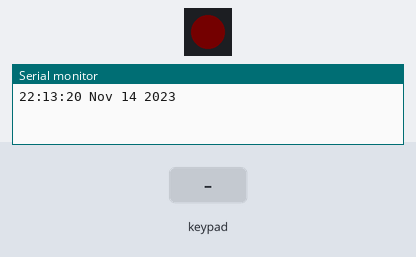
The sketch below on a simulated ESP32. Shown: 1 RGB LEDs in strip order, left to right, the last lines printed to the serial monitor. The inputs (shaded band) are chosen by the test bench. Dim RGB values are drawn brighter than linear; random numbers use the default seed unless the sketch sets one.

Above: at 1.6 s.
1.7 s: key '1' pressed
At 3.7 s:
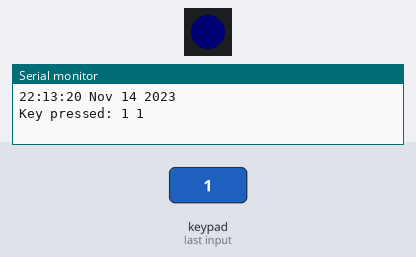
4.7 s: key '2' pressed
At 4.85 s:
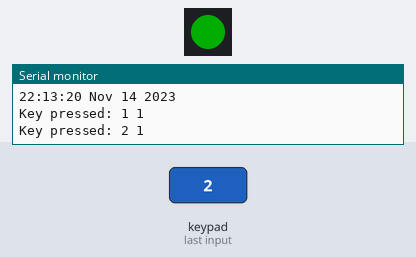
At 8.7 s:
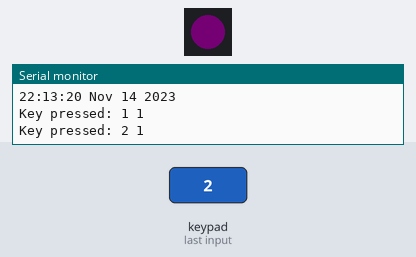
Timing chart, 0 to 12.5 s (numbered marks = the images above; inputs shaded):
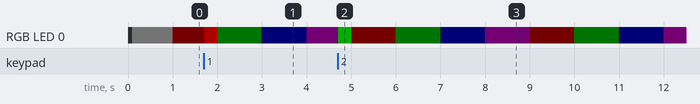

The sketch:

arduino_keypad-advanced.ino
```cpp
// https://arduinogetstarted.com/tutorials/arduino-keypad
// https://esp32io.com/tutorials/esp32-keypad
// https://docs.arduino.cc/libraries/keypad/

#include <Keypad.h>
#include <Adafruit_NeoPixel.h>
#include <RTClib.h>

RTC_DS3231 rtc;

#define LEDPIN 8     // GPIO connected to the data input of the NeoPixel
#define NUMPIXELS 1  // Number of NeoPixels

Adafruit_NeoPixel pixels(NUMPIXELS, LEDPIN, NEO_GRB + NEO_KHZ800);

const int ROW_NUM = 2;
const int COLUMN_NUM = 2;


char keys[ROW_NUM][COLUMN_NUM] = {
  { '1', '2' },
  { '3', '4' },
};

byte pin_rows[ROW_NUM] = { 11, 10 };     //connect to the row pinouts of the keypad
byte pin_column[COLUMN_NUM] = { 2, 3 };  //connect to the column pinouts of the keypad

Keypad keypad = Keypad(makeKeymap(keys), pin_rows, pin_column, ROW_NUM, COLUMN_NUM);

char lastkey = 'a';

uint8_t colorIndex = 0;
unsigned long lastChange = 0;
const unsigned long interval = 1000;
char lastKey = NO_KEY;
KeyState lastKeyState = IDLE;

void setup() {

  Serial.begin(115200);
  delay(100);  // Give time for Serial to stabilize

  pixels.begin();
  pixels.setBrightness(1);
  pixels.setPixelColor(0, pixels.Color(random(0, 256), random(0, 256), random(0, 256)));

  pixels.show();

  Serial.printf("%s %s\n", __TIME__, __DATE__);
}

void loop() {
  char key = keypad.getKey();
  KeyState newKeyState = keypad.getState();

  if (newKeyState != IDLE) {
    if (lastKey == key) {
      return;
    }

    lastKey = key;
    if (key == NO_KEY) {
      return;
    }

    Serial.printf("Key pressed: %c %d\n", key, newKeyState);
    pixels.setBrightness(50);

    switch (lastKey) {
      case '1':
        pixels.setPixelColor(0, pixels.Color(255, 0, 0));  // Red
        break;
      case '2':
        pixels.setPixelColor(0, pixels.Color(0, 255, 0));  // Green
        break;
      case '3':
        pixels.setPixelColor(0, pixels.Color(0, 0, 255));  // Blue
        break;
      case '4':
        pixels.setPixelColor(0, pixels.Color(128, 0, 128));  // Purple
        break;
      default:
        return;  // Exit early if key isn't 1-4
    }

    pixels.show();
  } else {
    // No key pressed — rotate through colors
    if (millis() - lastChange >= interval) {
      lastChange = millis();
      pixels.setBrightness(1);

      switch (colorIndex) {
        case 0:
          pixels.setPixelColor(0, pixels.Color(255, 0, 0));  // Red
          break;
        case 1:
          pixels.setPixelColor(0, pixels.Color(0, 255, 0));  // Green
          break;
        case 2:
          pixels.setPixelColor(0, pixels.Color(0, 0, 255));  // Blue
          break;
        case 3:
          pixels.setPixelColor(0, pixels.Color(128, 0, 128));  // Purple
          break;
      }

      pixels.show();
      colorIndex = (colorIndex + 1) % 4;  // Loop from 0 to 3
    }
  }
}
```
